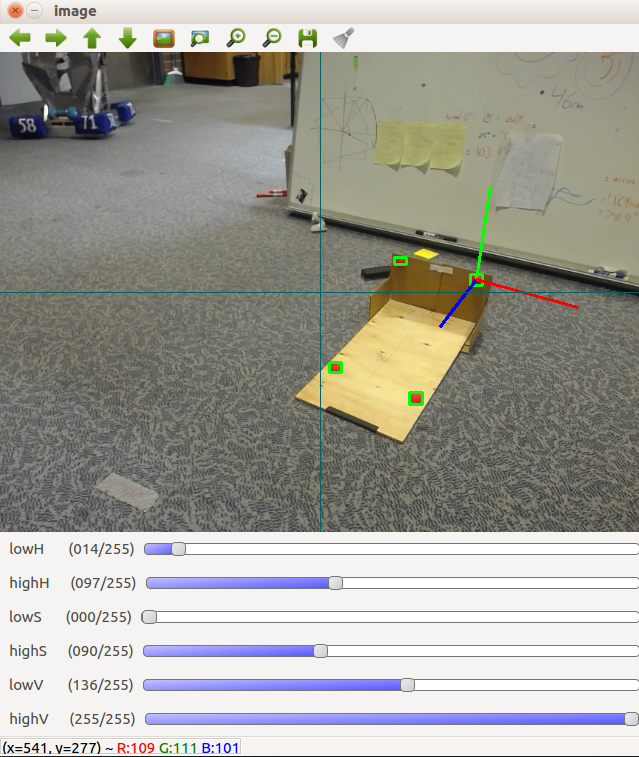
#> input picture PycharmProjects/AutoDock/Rotation_Matrix/test_images/perspective_transform_1.png, 639 x 757 px, given in place of the camera
$ python Pose_Estimation_no_timer.py   (Python 2 division)   (older library calls are emulated)
#> lines starting #> are read from the running program, lines starting #| are printed output that depends on the picture; after the words box and inside, x2 and y2 are one past the last pixel; in counts of white or black regions, pixels touching at a corner belong together
### PycharmProjects/AutoDock/Rotation_Matrix/buildTarget.py
from collections import namedtuple
import matplotlib.pyplot as plt
import random
from itertools import cycle
import math
from operator import itemgetter


def findOrientation(origin,p1,p2):
    '''
    Returns the orientation of the Point p1 with regards to Point p2 using origin.
    Negative if p1 is clockwise of p2 (asssuming origin is where the clock "hands originate.
    clockwise of p2 will insidcate whether it is farther away from the origin than p1
    :param p1:
    :param p2:
    :param origin: point of
    :return: integer
    '''
    return (((p2.x - origin.x) * (p1.y - origin.y)) - ((p1.x - origin.x) * (p2.y - origin.y)))


def findHull(bounded_rect_coords):
    '''
    Computes the points that make up the convex hull. It essentially sets an origin and then finds the point
    that is most "clockwise"
    :return:
    '''

    Point = namedtuple('Point', 'x y')
    points = []
    for _ in bounded_rect_coords:
        points.append(Point(_[0], _[1]))
    #print "POINTS: ", points

    hull_points = []
    start = points[0]
    min_x = start.x
    for p in points[1:]:
        if p.x < min_x:
            min_x = p.x
            start = p

    point = start
    hull_points.append(start)

    far_point = None
    while far_point is not start:
        #get the first point (initial max) to use to compare with others
        p1 = None
        for p in points:
            if p is point:
                continue
            else:
                p1 = p
                break

        far_point = p1

        for p2 in points: #find second point to compare to
            #ensure we arent comparing to self or pivot points
            if p2 is point or p2 is p1:
                continue
            else:
                direction = findOrientation(point,far_point,p2)
                if direction > 0:
                    far_point = p2
        hull_points.append(far_point)
        point = far_point
    return hull_points

# [67 lines left out: function main, not called in this run]


def getTarget(points):
    """
    this takes in 7 points in random order and then re-orders so that we can assign distances to them in the world coordinate
    frame for the perspective transform.
    :param points: centers of the bounded rectangles. buildTarget only works if there are 7
    :return: The same 7 points, just ordered starting from the bottom right leg going clockwise to the bottom left leg
    """
    # [20 lines of commented-out code are left out]
    hull = findHull(points)
    hull.pop()
    #print "hull",hull
    convexGroups = forceHullConvexity(hull)

    groups,size = findGroups(convexGroups)
    #print "groups",groups
    try:
        groupedAngles = findGroupAngles(groups)
        topCandidates = findTopCandidates(groupedAngles, 3)
        #print "top Candidates: ", topCandidates
        groupsNoDoubleLinks = findDuplicatesPerGroup(topCandidates)
        #print "duplicatespergroup:",groupsNoDoubleLinks
        #groupsNoDoubleLinks = findDoubleLink(groupsWithDuplicates)
        target = reconstructTarget(groupsNoDoubleLinks)

        # [5 lines of commented-out code are left out]
        return target
    except:
        return [[0,0,0,0,0,0,0],0]

def forceHullConvexity(hull):
    """
    This is an easy way to reduce the number of checks we have to go through in findGroupAngles.
    It is a clean way to ensure we never get an exceptional case in the hull that throw off our angle
    estimations. All it does is check for redundant x or y values indicating zero or infinite slope and
    if it finds one increments or decrements one of them to remove the "flat edge" from the hull. It is
    forcing the hull to be convex
    :param groups: [[pointsx,pointsy]]
    :return: [[pointsx,pointsy]]
    """
    xcoords = []
    ycoords = []
    for point in hull:
        # print point[0]
        # print point[1]
        xcoords.append(point[0])
        ycoords.append(point[1])
    # print "xcoords",xcoords
    # print "ycoords",ycoords
    xseen = []
    xDuplicates = []
    yDuplicates = []
    for i in xcoords:
        if i not in xseen:
            dup = findDuplicatesOf(xcoords,i)
            if dup:
                xDuplicates.append(dup)
        xseen.append(i)
    yseen = []
    for i in ycoords:
        if i not in yseen:
            dup = findDuplicatesOf(ycoords,i)
            if dup:
                yDuplicates.append(dup)
        yseen.append(i)

    forcedHull = []
    for i in hull:
        forcedHull.append(list(i))

    # fix coords
    if xDuplicates:#duplicates we need to address
        for i in xDuplicates: #may be more than one pair of duplicates
            first = i[0]
            second = i[1]
            if forcedHull[first][1] > forcedHull[second][1]:#check the corresponding y values in dup hull points to see if we need to increment or decrement to maintain convexity
                forcedHull[first][0]+=1
            else:
                forcedHull[first][0]-=1
    if yDuplicates:
        for i in yDuplicates:
            first = i[0]
            second = i[1]
            if forcedHull[first][0] > forcedHull[second][0]:
                forcedHull[first][1]-=1
            else:
                forcedHull[first][1]+=1
    print "xdups: ",xDuplicates
    print "ydups: ",yDuplicates
    print "forcedHull: ",forcedHull
    # [5 lines of commented-out code are left out]

    return forcedHull

def findDuplicatesOf(seq,item):
    """
    reports all locations of duplicates in a sequence
    :param seq: [list]
    :param item: item in list
    :return: index of locations item seen. None if it only one occurance
    """
    start_at = -1
    locs = []
    while True:
        try:
            loc = seq.index(item, start_at + 1)
        except ValueError:
            break
        else:
            locs.append(loc)
            start_at = loc
    if len(locs) == 1:
        return
    else:
        return locs

# [36 lines left out: function findDoubleLink, not called in this run]

def reconstructTarget(groups):
    """
    We now have 1 group with 2 duplicates and 2 groups with 1 duplicate. We know the base has 2 duplicates so we have to
    figure out where the left and right are. since the hull is always built going counterclockwise this is essentially already
    know. the right side's duplicate will be in position [0] and the left sides duplicate will be in position [2]. since we are
    returning the full target we pop off the stuff we don't need like the angles and the number of duplicates per group and then
    return the built target
    :param groups: [[pointsx, pointsy, angle, int]]
    :return: [pointsx0,pointsy0][pointsx1,pointsy1]. the points are now in order
    """
    base = []  # 2,3,4
    right = []  # 0,1,2
    left = []  # 4,5,6

    #remove corner group if it exists
    print "groups: ",groups
    for line in groups:
        if line[4] == 2:
            line.pop()
            line.pop()
            base = line

    if not base:
        print "NOBASE!!"
    else:
        for line in groups:
            if line[2] == base[0]:
                line.pop()
                line.pop()
                right = line
            if line[0] == base[2]:
                line.pop()
                line.pop()
                left = line


    target = [right, base, left]
    try:  # pop the duplicates
        coords = []
        for i in target:
            for j in i:
                coords.append(j)
        coords.pop(2)
        coords.pop(5)
        return coords
    except:
        print "index error in reconstructTarget"

def findDuplicatesPerGroup(groups):
    """
    At this point we have a few candidates for the "lines" of the target, but we still have to "hook them up" to actually
    recreate the target. Since there are only 7 points and 3 groups of 3 has 9 points we know that 2 poitns are overlapped.
    the ones that are overlapped will always be the corners so, if we can figure out how many duplicates are in each group then
    we can rebuild the target. should be 2 with 1 duplicate and 1 with 2 duplicates. we append the result to our return group as
    an int.
    :param groups: [[pointsx, pointsy, angle]]
    :return: [[pointsx, pointsy, angle, int,]]
    """
    L1 = []
    L2 = []
    for line in groups:  # build the small list of duplicate points (should be 2)
        for point in line:
            if point in L1 and point not in L2:
                L2.append(point)
            L1.append(point)

    for line in groups:
        num_duplicates = 0
        for duplicate in L2:
            for point in line:
                if not isinstance(point,float):
                    if point == duplicate:#is duplicate point and not float
                        num_duplicates += 1

        line.append(num_duplicates)


    return groups

def findGroups(hull_points):
    """
    This finds all possible combinations of sides of length 3 around the hull. To do this we effectively create a circularly
    linked list and iterate through for a total of 7 combinations
    :param hull_points: all the points along the hull. 7 total and in order going clockwise. We will use this to our advantage
    later on when we reconstruct the target.
    :return: [[pointsx, pointsy]] returns the 7 groups of potential lines and the size. mostly for debugging
    """
    hull_size = len(hull_points)
    print "hull_size: ", hull_size
    start_node = 0
    groups = []
    for i in range(len(
            hull_points)):  # with the modulo this is effectively a circularLinkedList. I getting linked combinations around the hull
        if (start_node == hull_size):
            break
        comb = []
        for j in range(3):
            j += start_node
            j = j % hull_size
            comb.append(hull_points[j])
        groups.append(comb)
        start_node += 1

    return groups, hull_size

def findGroupAngles(groups):
    """
    Here we are taking the groups of lines and we are checking for how "straight" they are. Since each group is made up of
    2 connected lines. we compare the angles of each of the lines relative to the x-axis and append the difference to the end
    of each group. 8 cases total plus when slopes are infinite and 0
    :param groups: [[pointsx, pointsy]]
    :return: [[pointsx, pointsy, angle]] groups with the appended difference in angles
    """
    angle = []
    for g in groups:
        # find m or the angle of intersect with the x axis (this is commonly referred to as m)

        m = [slope(g[0][0], g[1][0], g[0][1], g[1][1]),  # 0 & 1
             slope(g[1][0], g[2][0], g[1][1], g[2][1])]  # 1 & 2

        dist = [findDist(g[0][0], g[1][0], g[0][1], g[1][1],m),  # 0 & 1
                findDist(g[1][0], g[2][0], g[1][1], g[2][1],m)]  # 1 & 2
        # for some fucked up reason a ratio of 1/3 or x%3 == 0 makes theta 0
        # so i just add an insignificant float to m[1] and that fixes it
        try:
            if ((m[0] / m[1] == 3) or (m[1] / m[0] == 3) or ((m[1] * m[0]) % 3 == 0)):m[1] += .00001
        except ZeroDivisionError:
            pass

        theta = [math.atan(m[0]), math.atan(m[1])]
        theta_degrees = [math.degrees(math.atan(m[0])), math.degrees(math.atan(m[1]))]

        # 4 cases for each permutation of slopes (pospos, posneg...etc)
        a = []
        i = 0
        for t in theta_degrees:
            a.append(t)


        #then handle non-zero slopes
        if dist[0][0] > 0 and dist[0][1] > 0 and dist[1][0] < 0 and dist[1][1] > 0:
            angle.append(180 - math.fabs(a[1]) - math.fabs(a[0]))
        elif dist[0][0] > 0 and dist[0][1] > 0 and dist[1][0] > 0 and dist[1][1] > 0:
            angle.append(a[1] - a[0])
        elif dist[0][0] > 0 and dist[0][1] < 0 and dist[1][0] > 0 and dist[1][1] > 0:
            angle.append(math.fabs(a[1] - a[0]))
        elif dist[0][0] > 0 and dist[0][1] < 0 and dist[1][0] > 0 and dist[1][1] < 0:
            angle.append(math.fabs(a[0]) - math.fabs(a[1]))
        elif dist[0][0] < 0 and dist[0][1] > 0 and dist[1][0] < 0 and dist[1][1] > 0:
            angle.append(a[1] - a[0])
        elif dist[0][0] < 0 and dist[0][1] > 0 and dist[1][0] < 0 and dist[1][1] < 0:
            angle.append(math.fabs(a[0]) + a[1])
        elif dist[0][0] < 0 and dist[0][1] < 0 and dist[1][0] < 0 and dist[1][1] < 0:
            angle.append(a[1] - a[0])
        elif dist[0][0] < 0 and dist[0][1] < 0 and dist[1][0] > 0 and dist[1][1] < 0:
            angle.append(180 - math.fabs(a[1]) - math.fabs(a[0]))
        elif dist[0][0] > 0 and dist[0][1] > 0 and dist[1][0] < 0 and dist[1][1] < 0:
            angle.append(90-math.fabs(a[0])-a[1]+90)

        elif dist[0][0] > 0 and dist[0][1] < 0 and dist[1][0] < 0 and dist[1][1] > 0:
            angle.append(math.fabs(a[0]+math.fabs(180+a[1])))
        elif dist[0][0] < 0 and dist[0][1] < 0 and dist[1][0] > 0 and dist[1][1] > 0:
            angle.append(a[0]-a[1])
        elif dist[0][0] < 0 and dist[0][1] > 0 and dist[1][0] > 0 and dist[1][1] < 0:
            angle.append(math.fabs(180+a[1]+a[0]))
        else:
            print 'bad_slope'
    i = 0
    for g in groups:  # attach the slopes to their respective groups
        try:
            groups[i].append(angle[i])
            i += 1
        except IndexError:
            print "index error in group angles"
    return groups


def findTopCandidates(groups, num_candidates):
    """
    This sorts the groups by their angles from least to greatest. the idea being that the smaller the angle, the higher
    the probability it is a straight line
    :param groups: [[pointsx, pointsy,angle]]
    :param num_candidates: int. how many "straightest" lines we want to evaluate further. just a fail fast thing
    :return: [[pointsx, pointsy, angle]]
    """
    candidates = []
    try:
        comb_sorted_by_slope = sorted(groups, key=itemgetter(3))
        for i in range(0, num_candidates):
            candidates.append(comb_sorted_by_slope[i])
        # print "top candidates",list(candidates)
    except IndexError:
        print "index error in top candidates"
    return candidates


# [8 lines left out: function getAngle, not called in this run]


def slope(x1, x2, y1, y2):

    # print "points",x1,x2,y1,y2
    # print "Raw Slope", float((y2 - y1)) / float((x2 - x1))
    try:
        return float((y2 - y1)) / float((x2 - x1))
    except ZeroDivisionError:
        return 640#just the VGA height of frame. rounds off float so its not super important


def findDist(x1, x2, y1, y2,m):
    return [float(x2-x1),float(y2-y1)]


# [2 lines that do not run on import are left out]

### PycharmProjects/AutoDock/Rotation_Matrix/Pose_Estimation_no_timer.py
import cv2
import numpy as np
import math
from operator import itemgetter
from PIL import Image
import PIL.ImageOps
from buildTarget import getTarget
from calc_pose import calculate_translation

"""
author: parker
this is a proof-of-concept script that identifies a potential "landing platform" and  uses perspective transforms to calculate
the pose (position/orientation). This is the rotation matrix and the Translation matrix. Currently I am just printing this data
to a terminal and displaying a few edited images using cv2.show(). returns nothing
"""

def callback(x):
    #the cv2.createTrackbar() requires callback param
    pass

#TODO
# [21 lines left out: functions calibrate_gimbal, get_current_gimbal, update_gimbal_pid, not called in this run]


def filter_rectangles(sort_rect, num_rect):
    #return 4 largest rectangles
    sorted_area = sorted(sort_rect, key = itemgetter(4))
    sorted_area.reverse()
    if len(sorted_area) > num_rect:
        for i in sorted_area:
            sorted_area = sorted_area[:-1]
            if len(sorted_area) == num_rect:
                break
    return_rectangles = sorted_area
    return return_rectangles

# [54 lines left out: functions convert_to_cartesian, cartesian_to_default, not called in this run]

def get_bounded_rect_coords(cartesian_beacons):
    for coords in cartesian_beacons:
        xcoord = coords[0] + coords[2]/2
        ycoord = coords[1] + coords[3]/2
        coords[0] = xcoord
        coords[1] = ycoord
    bounded_rect_cords = cartesian_beacons
    return bounded_rect_cords

# [19 lines left out: functions sort_beacons, distance_between, not called in this run]

def slice_coords(beacon):
    return beacon[0:2]


#ratio references measured in cm
CAM_HEIGHT = 80
CAM_DIST = 160
CAM_ANGLE = 90 - (math.atan(CAM_DIST/CAM_HEIGHT) * 100)
PIX_RS = 403
PIX_LS = 400
PIX_TS = 200
PIX_BS = 342
#RS = 43.8
#LS = 42.5

print 'camangle'
print CAM_ANGLE
cap = cv2.VideoCapture(1)
cv2.namedWindow('image')
WIDTH = 640
HEIGHT = 480
cap.set(3, WIDTH)#width
cap.set(4, HEIGHT)#height


ilowH = 31
ihighH = 157
ilowS = 0
ihighS = 110
ilowV = 145
ihighV = 255
# create trackbars for color change
cv2.createTrackbar('lowH','image',ilowH,255,callback)
cv2.createTrackbar('highH','image',ihighH,255,callback)
cv2.createTrackbar('lowS','image',ilowS,255,callback)
cv2.createTrackbar('highS','image',ihighS,255,callback)
cv2.createTrackbar('lowV','image',ilowV,255,callback)
cv2.createTrackbar('highV','image',ihighV,255,callback)

APPROACH_DIST_CM = 250

while(True):

        # grab the frame
        ret, frame = cap.read()
#> frame is the input picture: shape (757, 639, 3); mean B, G, R 154.8, 162.3, 163.7
        original = frame

        # get trackbar positions
        ilowH = cv2.getTrackbarPos('lowH', 'image')
        ihighH = cv2.getTrackbarPos('highH', 'image')
        ilowS = cv2.getTrackbarPos('lowS', 'image')
        ihighS = cv2.getTrackbarPos('highS', 'image')
        ilowV = cv2.getTrackbarPos('lowV', 'image')
        ihighV = cv2.getTrackbarPos('highV', 'image')

        #filter out the hsv values for the "beacons" we want and create bounding rectangles
        hsv = cv2.cvtColor(frame, cv2.COLOR_BGR2HSV)
#> hsv: shape (757, 639, 3); mean H, S, V 29.1, 27.4, 168.2
        lower_hsv = np.array([ilowH, ilowS, ilowV])
        higher_hsv = np.array([ihighH, ihighS, ihighV])
        mask = cv2.inRange(frame, lower_hsv, higher_hsv)
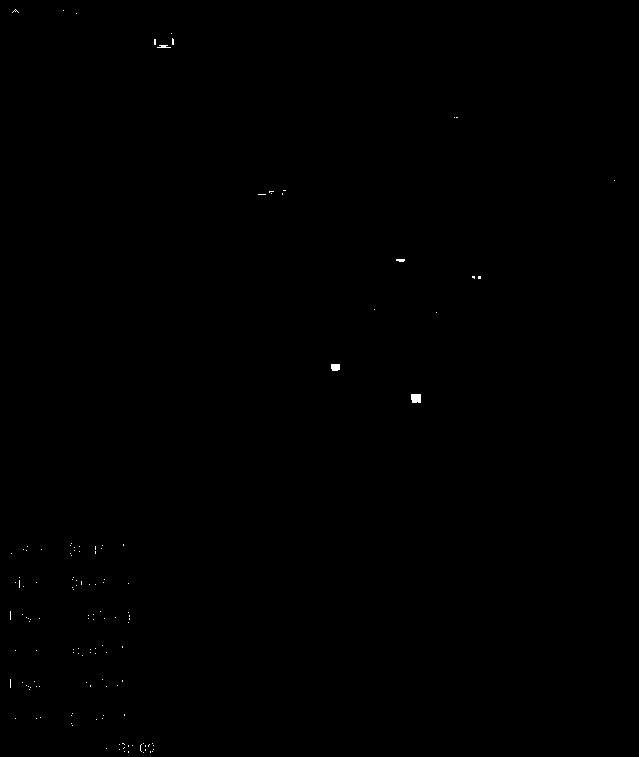
#> mask: shape (757, 639); 0.09% white; 135 white regions (131 under 20 px), largest, box (x1, y1, x2, y2) and area: (411, 394, 421, 403) 86, (331, 364, 340, 371) 59, (157, 45, 171, 48) 28, (396, 259, 405, 262) 23
        blank_slate = cv2.inRange(frame,0,0)
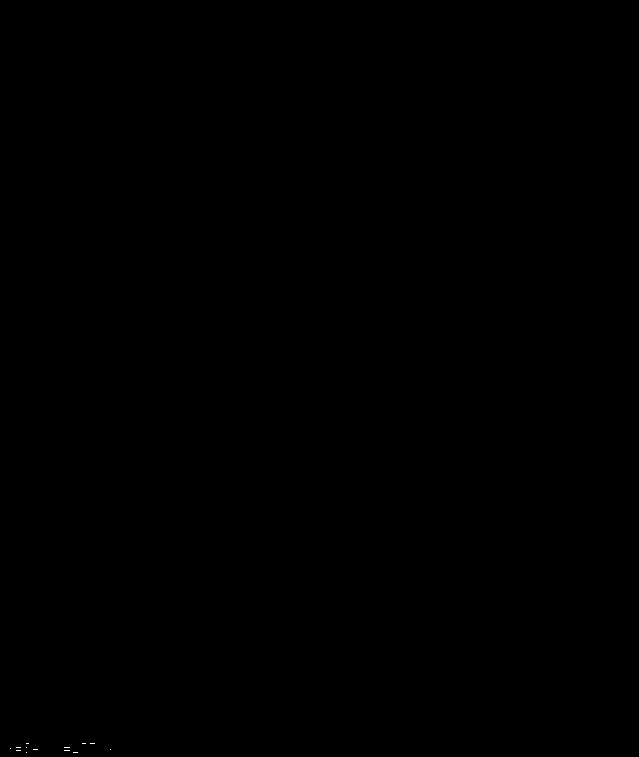
#> blank_slate: shape (757, 639); 0.01% white in thin lines or dots, all inside (x1, y1, x2, y2) = (10, 743, 111, 753)
        _, contours, hierarchy = cv2.findContours(mask, cv2.RETR_TREE, cv2.CHAIN_APPROX_NONE)
#> contours = 136 contours, 134 with area under 20; largest, box (x1, y1, x2, y2) and area: (411, 394, 421, 403) 68, (331, 364, 340, 371) 45
        num_contour = 0
        sort_rect = []
        for c in contours:
            if cv2.contourArea(c) < 1:
                continue
            rect = cv2.boundingRect(c)
            x, y, w, h = rect
            cv2.rectangle(original, (x, y), (x + w, y + h), (0, 255, 0), 2)
            num_contour += 1
            data = [x,y,w,h,w*h]
            sort_rect.append(data)
#> this loop made 136 passes
#> c on passes 1 to 8: [[143, 752]], [[152, 751]], [[150, 751], [150, 752]], [[128, 751], [128, 752]], [[124, 751]], [[153, 749]], [[145, 749], [145, 750]], [[119, 749]]
#> (the rest of the program and of its run is left out)
